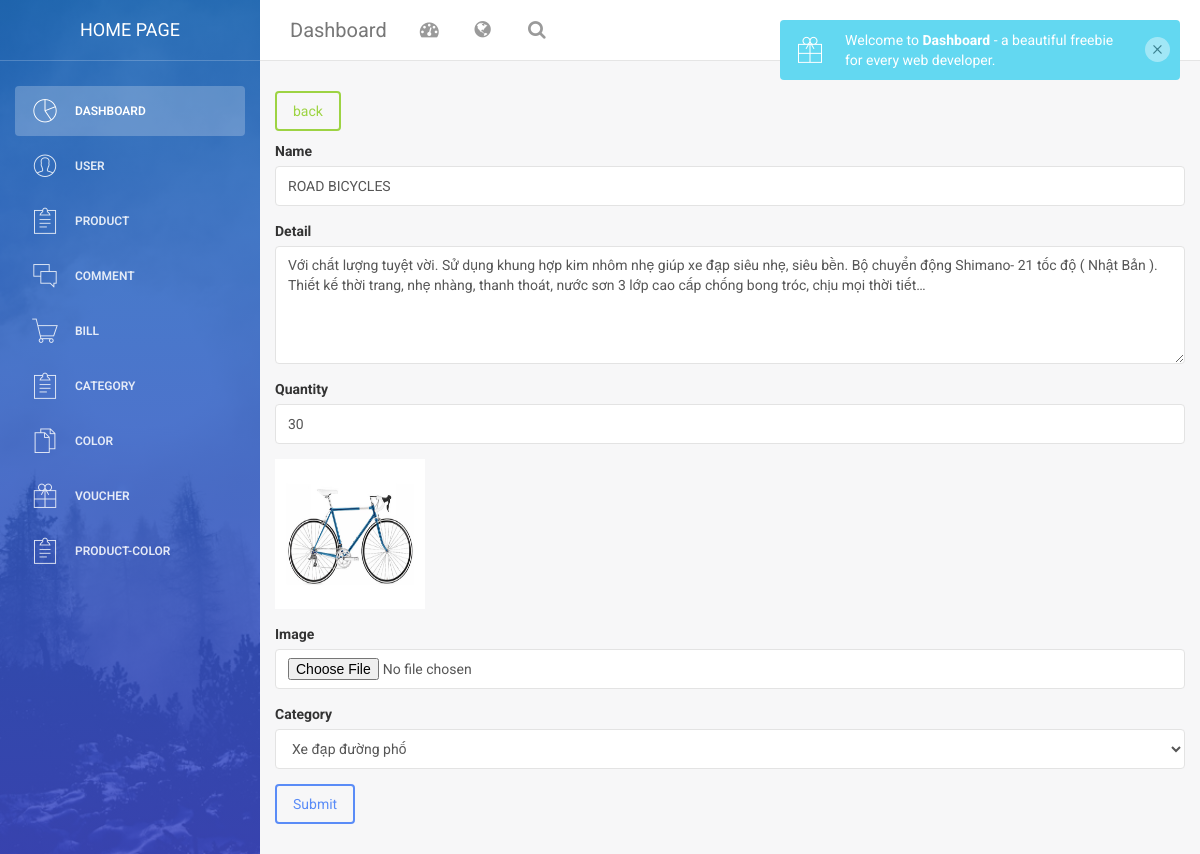
/edit-product?id=4 (signed in), run on the app's committed database.
### tables this page shows
CREATE TABLE `products` (
  `id` int(11) NOT NULL,
  `name` varchar(255) NOT NULL,
  `detail` varchar(255) NOT NULL,
  `quantity` int(11) NOT NULL,
  `cate_id` int(11) NOT NULL,
  `image` varchar(255) NOT NULL
);

CREATE TABLE `categories` (
  `id` int(11) NOT NULL,
  `name` varchar(255) NOT NULL
);

### app/controllers/Controller.php (called while the page is built, shortened)
<?php
    class Controller {
        public function view($path, $data = []) {
            extract($data);
            include_once __DIR__.'/../../views/' .$path .'.php';
        }
    }
?>

### app/controllers/ProductController.php (called while the page is built, shortened)
<?php
    class ProductController extends Controller{
        public function show(Request $request) {
            $id = $request->body()['id'];
            $product = ProductModel::find($id);
            $cates = CategoryModel::all();
            $title = 'Sửa sản phẩm';
            return $this->view('admin/product/edit-product', ['cates' => $cates, 'title' => $title, 'product' => $product]);
        }
    }
?>

### app/Router.php (called while the page is built, shortened)
<?php
    class Router {
        protected static $routers = [];
        protected $request;
        public function __construct() {
            $this->request = new Request;
        }
        public static function get($path, $callback) {
            static::$routers['get'][$path] = $callback;
        }
        public static function post($path, $callback) {
            static::$routers['post'][$path] = $callback;
        }
        public function resolve() {
            $method = $this->request->method();
            $path = $this->request->path();
            $callback = static::$routers[$method][$path] ?? false;
            if(is_array($callback)) {
                $callback[0] = new $callback[0];
                return call_user_func($callback, $this->request);
            }
        }
    }
?>

### public/index.php (called while the page is built, shortened)
<?php
    $router = new Router();
    $router->resolve();
?>

### app/Request.php (called while the page is built, shortened)
<?php
    class Request {
        public function method() {
            return strtolower($_SERVER['REQUEST_METHOD']);
        }
        public function body() {
            $body = [];
            if($this->method() === 'get') {
                foreach($_GET as $key => $value) {
                    $body[$key] = filter_input(INPUT_GET, $key, FILTER_SANITIZE_SPECIAL_CHARS);
                }
            }
            return $body;
        }
    }
?>

### app/models/BaseModel.php (called while the page is built, shortened)
<?php
    class BaseModel {
        public function __construct() {
            try {
                $this->conn = new PDO("mysql:host=localhost;dbname=asm-php2;charset=utf8", "root", "");
            }catch(PDOException $e) {
                echo "Có lỗi xảy ra <br>" . $e->getMessage();
            }
        }
        public static function all() {
            $model = new static;
            $model->sqlBuilder = "SELECT * FROM $model->tableName";
            $stmt = $model->conn->prepare($model->sqlBuilder);
            $stmt->execute();
            return $stmt->fetchAll(PDO::FETCH_CLASS);
        }
        public static function find($id) {
            $models = new static;
            $models->sqlBuilder = "SELECT * FROM $models->tableName WHERE $models->id = '$id' ";
            $stmt = $models->conn->prepare($models->sqlBuilder);
            $stmt->execute();
            $result = $stmt->fetchAll(PDO::FETCH_CLASS);
            if ($result) {
                return $result[0];
            } else {
                return [];
            }
        }
    }
?>

### views/admin/product/edit-product.php (the view, shortened to what this page needs)
<?php require_once __DIR__.'/../header.php'?>
<div class="mt-4 mb-4">
    <a href="./product-manager" class="btn btn-success">back</a>
</div>
<form action="" method="POST" enctype="multipart/form-data" data-toggle="validator" role="form">
        <div class="mb-3 mt-3 form-group">
            <label for="" class="control-label">Name</label>
            <input type="text" name="name" class="form-control" value="<?= $product->name?>">
        </div>
        <div class="mb-3 form-group">
            <label for="" class="control-label">Detail</label>
            <textarea name="detail" id="" cols="30" rows="5" class="form-control"><?= $product->detail?></textarea>
        </div>
        <div class="mb-3 form-group">
            <label for="" class="control-label">Quantity</label>
            <input type="number" name="quantity" class="form-control" value="<?= $product->quantity?>">
        </div>
        <div class="mb-3 form-group">
            <img src="./imgs/<?= $product->image?>" style="width: 150px; height: 150px;" alt="">
        </div>
        <div class="mb-3 form-group">
            <label for="" class="control-label">Image</label>
            <input class="form-control" type="file" name="image" >
        </div>
        <div class="mb-3 form-group">
            <label for="" class="control-label">Category</label>
            <select name="cate_id" id="" class="form-control" >
                <?php foreach($cates as $cate):?>
                    <option <?= ($cate->id === $product->cate_id) ? 'selected' : ''?> value="<?= $cate->id?>"><?= $cate->name?></option>
                <?php endforeach?>
            </select>
        </div>
        <button type="submit" class="btn btn-primary">Submit</button>
    </form>
<?php require_once __DIR__.'/../footer.php'?>

### data on the page
products: name "ROAD BICYCLES", detail "Với chất lượng tuyệt vời. Sử dụng khung hợp kim nhôm nhẹ giúp xe đạp siêu nhẹ, siêu bền. Bộ chuyển động Shimano- 21 tốc độ ( Nhật Bản ). Thiết kế thời trang, nhẹ nhàng, thanh thoát, nước sơn 3 lớp cao cấp chống bong tróc, chịu mọi thời tiết…", quantity "30", image (picture), cate_id "Xe đạp đường phố"
